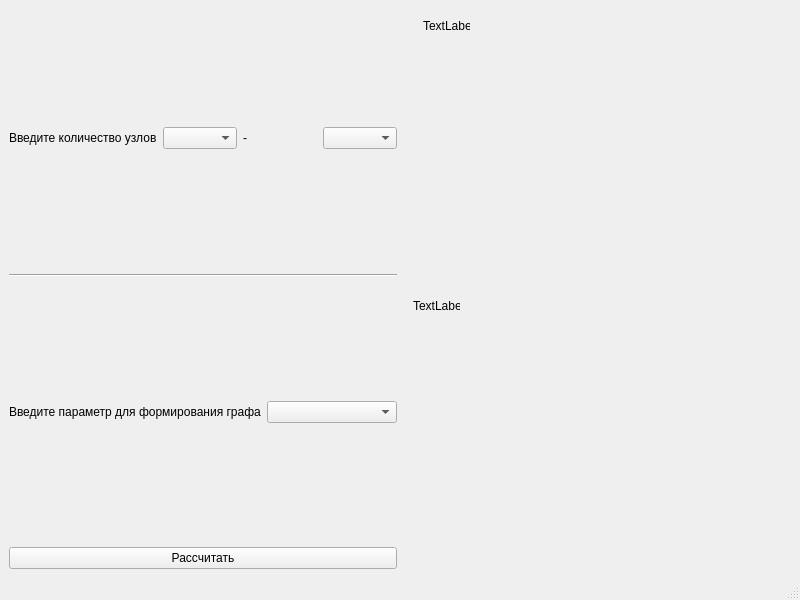
<?xml version="1.0" encoding="UTF-8"?>
<ui version="4.0">
 <class>MainWindow</class>
 <widget class="QMainWindow" name="MainWindow">
  <property name="geometry">
   <rect>
    <x>0</x>
    <y>0</y>
    <width>800</width>
    <height>600</height>
   </rect>
  </property>
  <property name="windowTitle">
   <string>Оценки надежности на основе связности узлов</string>
  </property>
  <widget class="QWidget" name="centralwidget">
   <layout class="QVBoxLayout" name="verticalLayout_2">
    <item>
     <layout class="QHBoxLayout" name="horizontalLayout">
      <item>
       <layout class="QVBoxLayout" name="verticalLayout_3">
        <item>
         <layout class="QVBoxLayout" name="verticalLayout_4"/>
        </item>
        <item>
         <spacer name="verticalSpacer">
          <property name="orientation">
           <enum>Qt::Vertical</enum>
          </property>
          <property name="sizeHint" stdset="0">
           <size>
            <width>20</width>
            <height>40</height>
           </size>
          </property>
         </spacer>
        </item>
        <item>
         <layout class="QHBoxLayout" name="horizontalLayout_2">
          <item>
           <widget class="QLabel" name="label_2">
            <property name="text">
             <string>Введите количество узлов</string>
            </property>
           </widget>
          </item>
          <item>
           <widget class="QComboBox" name="comboBox"/>
          </item>
          <item>
           <widget class="QLabel" name="label_3">
            <property name="text">
             <string>-</string>
            </property>
           </widget>
          </item>
          <item>
           <widget class="QComboBox" name="comboBox_3"/>
          </item>
         </layout>
        </item>
        <item>
         <spacer name="verticalSpacer_2">
          <property name="orientation">
           <enum>Qt::Vertical</enum>
          </property>
          <property name="sizeHint" stdset="0">
           <size>
            <width>20</width>
            <height>40</height>
           </size>
          </property>
         </spacer>
        </item>
        <item>
         <widget class="Line" name="line">
          <property name="orientation">
           <enum>Qt::Horizontal</enum>
          </property>
         </widget>
        </item>
        <item>
         <spacer name="verticalSpacer_3">
          <property name="orientation">
           <enum>Qt::Vertical</enum>
          </property>
          <property name="sizeHint" stdset="0">
           <size>
            <width>20</width>
            <height>40</height>
           </size>
          </property>
         </spacer>
        </item>
        <item>
         <layout class="QHBoxLayout" name="horizontalLayout_3">
          <item>
           <widget class="QLabel" name="label">
            <property name="text">
             <string>Введите параметр для формирования графа</string>
            </property>
           </widget>
          </item>
          <item>
           <widget class="QComboBox" name="comboBox_2"/>
          </item>
         </layout>
        </item>
        <item>
         <spacer name="verticalSpacer_4">
          <property name="orientation">
           <enum>Qt::Vertical</enum>
          </property>
          <property name="sizeHint" stdset="0">
           <size>
            <width>20</width>
            <height>40</height>
           </size>
          </property>
         </spacer>
        </item>
        <item>
         <widget class="QPushButton" name="pushButton">
          <property name="text">
           <string>Рассчитать</string>
          </property>
         </widget>
        </item>
       </layout>
      </item>
      <item>
       <layout class="QVBoxLayout" name="verticalLayout">
        <item>
         <widget class="QWidget" name="Graph" native="true">
          <widget class="QWidget" name="widget" native="true">
           <property name="geometry">
            <rect>
             <x>0</x>
             <y>40</y>
             <width>381</width>
             <height>241</height>
            </rect>
           </property>
          </widget>
          <widget class="QWidget" name="widget_2" native="true">
           <property name="geometry">
            <rect>
             <x>0</x>
             <y>310</y>
             <width>381</width>
             <height>231</height>
            </rect>
           </property>
          </widget>
          <widget class="QLabel" name="label_4">
           <property name="geometry">
            <rect>
             <x>20</x>
             <y>10</y>
             <width>47</width>
             <height>13</height>
            </rect>
           </property>
           <property name="text">
            <string>TextLabel</string>
           </property>
          </widget>
          <widget class="QLabel" name="label_5">
           <property name="geometry">
            <rect>
             <x>10</x>
             <y>290</y>
             <width>47</width>
             <height>13</height>
            </rect>
           </property>
           <property name="text">
            <string>TextLabel</string>
           </property>
          </widget>
         </widget>
        </item>
       </layout>
      </item>
     </layout>
    </item>
   </layout>
  </widget>
  <widget class="QMenuBar" name="menubar">
   <property name="geometry">
    <rect>
     <x>0</x>
     <y>0</y>
     <width>800</width>
     <height>21</height>
    </rect>
   </property>
  </widget>
  <widget class="QStatusBar" name="statusbar"/>
 </widget>
 <resources/>
 <connections/>
</ui>
